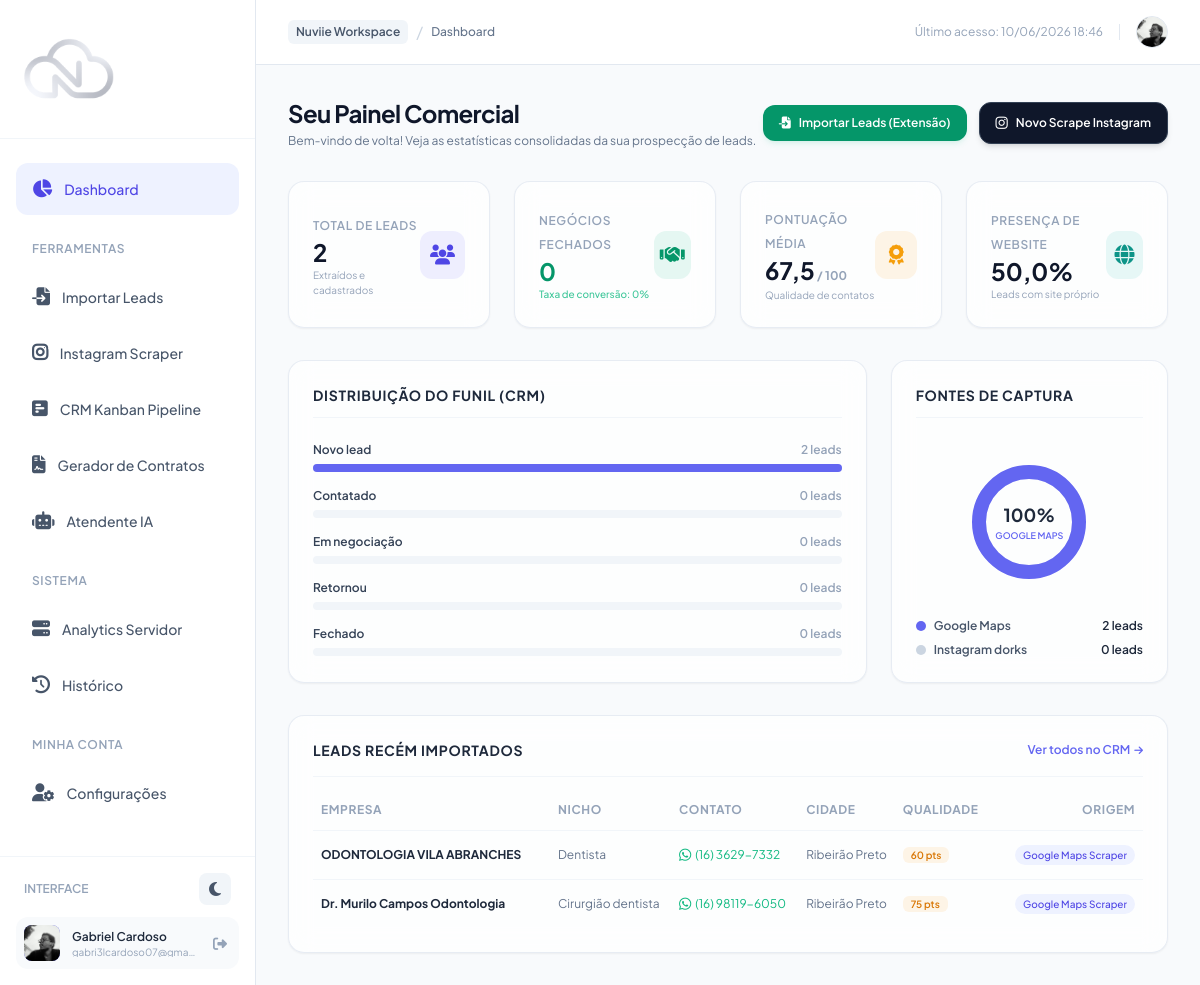
Page /dashboard/ (signed in) on the earlier database version.
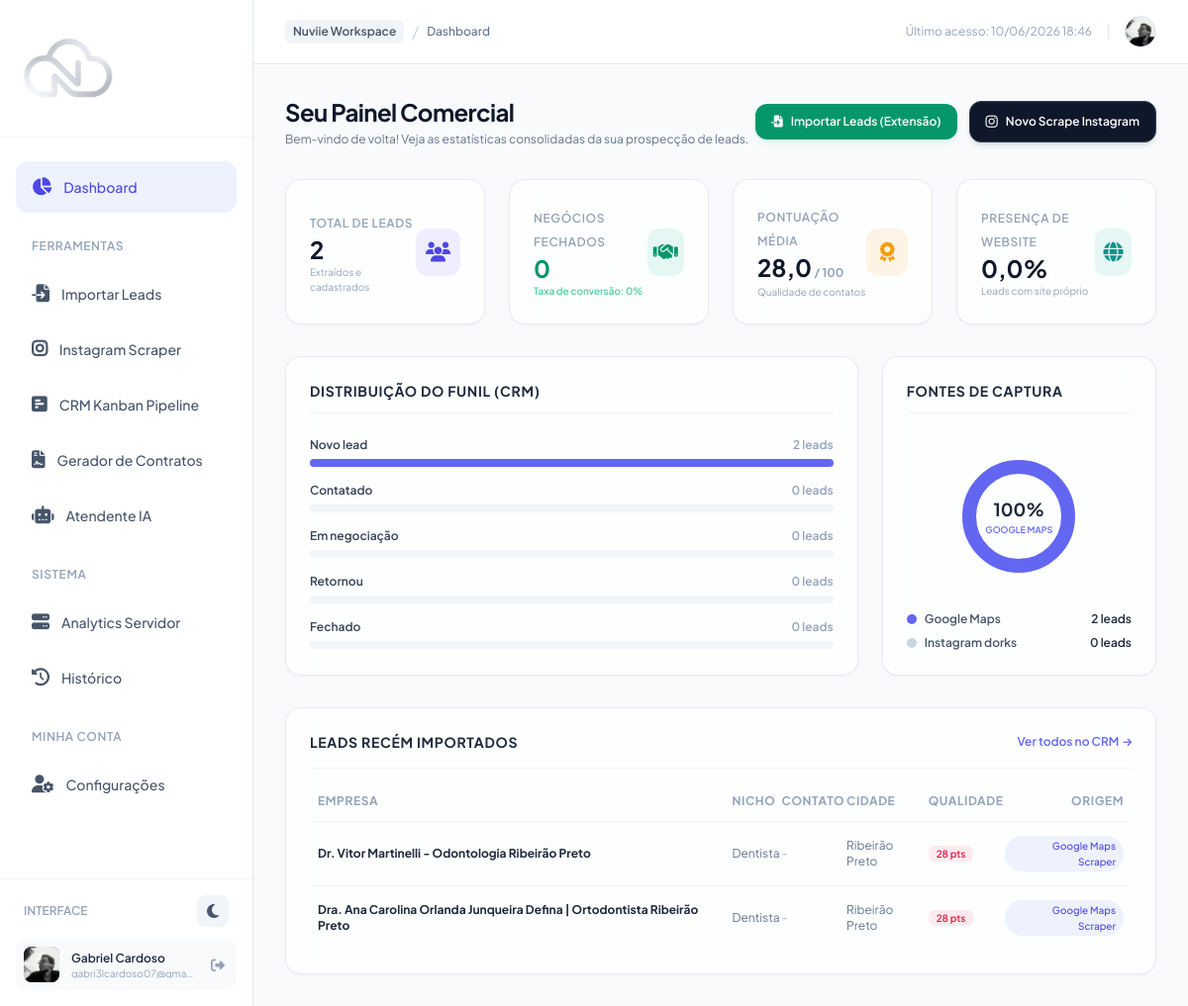
Same page on the later database version.
### leads/models.py (models this page shows, shortened)
class Lead(models.Model):
    STATUS_CHOICES = [
        ('novo', 'Novo Lead'),
        ('contatado', 'Contatado'),
        ('negociacao', 'Em Negociação'),
        ('retornou', 'Retornou'),
        ('fechado', 'Fechado (Ganho)'),
        ('perdido', 'Perdido'),
    ]
    SOURCE_CHOICES = [
        ('google_maps', 'Google Maps Scraper'),
        ('instagram', 'Instagram Scraper'),
    ]
    user = models.ForeignKey(settings.AUTH_USER_MODEL, on_delete=models.CASCADE, related_name='leads')
    name = models.CharField(max_length=255)
    category = models.CharField(max_length=150, blank=True, null=True)
    city = models.CharField(max_length=150, blank=True, null=True)
    phone_number = models.CharField(max_length=50, blank=True, null=True)
    normalized_phone = models.CharField(max_length=30, blank=True, null=True)
    website = models.URLField(max_length=500, blank=True, null=True)
    instagram = models.CharField(max_length=255, blank=True, null=True)
    facebook = models.URLField(max_length=500, blank=True, null=True)
    youtube = models.URLField(max_length=500, blank=True, null=True)
    twitter = models.URLField(max_length=500, blank=True, null=True)
    linkedin = models.URLField(max_length=500, blank=True, null=True)
    WEBSITE_TYPE_CHOICES = [
        ('website', 'Site próprio'),
        ('instagram', 'Link Instagram'),
        ('whatsapp', 'Link WhatsApp'),
        ('facebook', 'Link Facebook'),
        ('youtube', 'Link YouTube'),
        ('linktree', 'Linktree / Bio link'),
        ('other_social', 'Outra rede social'),
    ]
    website_detected_type = models.CharField(
        max_length=20, choices=WEBSITE_TYPE_CHOICES,
        blank=True, null=True,
        verbose_name='Tipo real do link de site'
    )
    bio = models.TextField(blank=True, null=True)
    profile_picture_url = models.URLField(max_length=1000, blank=True, null=True)
    address = models.CharField(max_length=500, blank=True, null=True)
    rating = models.FloatField(blank=True, null=True)
    review_count = models.IntegerField(default=0)
    recent_reviews = models.JSONField(
        blank=True, null=True,
        verbose_name='Avaliações recentes (JSON)',
        help_text='Lista das últimas 10 avaliações do Google Maps'
    )
    business_hours = models.JSONField(
        blank=True, null=True,
        verbose_name='Horários de funcionamento (JSON)',
        help_text='Dict com dias da semana e horários'
    )
    maps_url = models.URLField(max_length=1000, blank=True, null=True, verbose_name='Link Google Maps')
    maps_share_url = models.URLField(
        max_length=500, blank=True, null=True,
        verbose_name='Link curto Google (share.google)'
    )
    price_range = models.CharField(
        max_length=10, blank=True, null=True,
        verbose_name='Faixa de preço ($, $$, $$$)',
        help_text='Ex: $, $$, $$$, $$$$'
    )
    plus_code = models.CharField(
        max_length=20, blank=True, null=True,
        verbose_name='Plus Code',
        help_text='Ex: 5HMG+V3 Ribeirão Preto'
    )
    amenities = models.JSONField(
        blank=True, null=True,
        verbose_name='Amenidades / Atributos',
        help_text='Lista de atributos do lugar: Wi-Fi, estacionamento, acessibilidade etc.'
    )
    total_photos = models.IntegerField(
        blank=True, null=True,
        verbose_name='Total de fotos no Maps'
    )
    source = models.CharField(max_length=30, choices=SOURCE_CHOICES)
    status = models.CharField(max_length=20, choices=STATUS_CHOICES, default='novo')
    quality_score = models.IntegerField(default=0)
    is_verified = models.BooleanField(default=False)
    created_at = models.DateTimeField(auto_now_add=True)
    updated_at = models.DateTimeField(auto_now=True)
    class Meta:
        ordering = ['-created_at']
        indexes = [
            models.Index(fields=['user', 'normalized_phone']),
            models.Index(fields=['user', 'name']),
            models.Index(fields=['status']),
        ]
    def get_whatsapp_link(self):
        if self.normalized_phone:
            return f"https://wa.me/{self.normalized_phone}"
        return None

### leads/views.py (the view)
# urls.py: path('dashboard/', views.dashboard_view, name='dashboard'),
@login_required
def dashboard_view(request):
    user_leads = Lead.objects.filter(user=request.user)
    total_leads = user_leads.count()
    leads_by_status = dict(user_leads.values_list('status').annotate(count=Count('id')))
    novo = leads_by_status.get('novo', 0)
    contatado = leads_by_status.get('contatado', 0)
    negociacao = leads_by_status.get('negociacao', 0)
    retornou = leads_by_status.get('retornou', 0)
    fechado = leads_by_status.get('fechado', 0)
    perdido = leads_by_status.get('perdido', 0)
    avg_quality = user_leads.aggregate(avg=Avg('quality_score'))['avg'] or 0
    avg_quality = round(avg_quality, 1)
    google_maps_count = user_leads.filter(source='google_maps').count()
    instagram_count = user_leads.filter(source='instagram').count()
    leads_with_site = user_leads.exclude(website='').exclude(website__isnull=True).count()
    site_percentage = round((leads_with_site / total_leads * 100), 1) if total_leads > 0 else 0
    maps_dashoffset = 314
    if total_leads > 0:
        maps_dashoffset = int(314 - (314 * (google_maps_count / total_leads)))
    recent_leads = user_leads[:6]
    context = {
        'total_leads': total_leads,
        'novo': novo,
        'contatado': contatado,
        'negociacao': negociacao,
        'retornou': retornou,
        'fechado': fechado,
        'perdido': perdido,
        'avg_quality': avg_quality,
        'google_maps_count': google_maps_count,
        'instagram_count': instagram_count,
        'site_percentage': site_percentage,
        'maps_dashoffset': maps_dashoffset,
        'recent_leads': recent_leads,
        'current_page': 'dashboard'
    }
    return render(request, 'leads/dashboard.html', context)

### templates/leads/dashboard.html (shortened to what the changed rows need)
{% extends 'base.html' %}
{% block content %}
<div class="space-y-8">
    <div class="flex flex-col md:flex-row md:items-center md:justify-between space-y-4 md:space-y-0">
        <div>
            <h1 class="text-2xl font-bold tracking-tight text-slate-900 dark:text-white">Seu Painel Comercial</h1>
        </div>
    </div>
    <div class="grid grid-cols-1 sm:grid-cols-2 lg:grid-cols-4 gap-6">
        <div class="glass-panel rounded-2xl p-6 shadow-sm flex items-center justify-between hover:shadow-md transition">
            <div class="space-y-1">
                <span class="text-xs font-semibold text-slate-400 dark:text-slate-500 uppercase tracking-wider">Pontuação Média</span>
                <h3 class="text-2xl font-bold text-slate-900 dark:text-white leading-none">{{ avg_quality }}<span class="text-xs text-slate-400 dark:text-slate-500"> / 100</span></h3>
                <span class="text-[10px] text-slate-400 block mt-1">Qualidade de contatos</span>
            </div>
        </div>
        <div class="glass-panel rounded-2xl p-6 shadow-sm flex items-center justify-between hover:shadow-md transition">
            <div class="space-y-1">
                <span class="text-xs font-semibold text-slate-400 dark:text-slate-500 uppercase tracking-wider">Presença de Website</span>
                <h3 class="text-2xl font-bold text-slate-900 dark:text-white leading-none">{{ site_percentage }}%</h3>
                <span class="text-[10px] text-slate-400 block mt-1">Leads com site próprio</span>
            </div>
        </div>
    </div>
    <div class="glass-panel rounded-2xl p-6 shadow-sm overflow-hidden">
        {% if recent_leads %}
        <div class="overflow-x-auto">
            <table class="w-full text-left text-xs">
                <thead>
                    <tr class="text-slate-400 dark:text-slate-500 uppercase tracking-wider font-semibold border-b border-slate-100 dark:border-slate-800/80">
                        <th class="pb-3 pl-2">Empresa</th>
                        <th class="pb-3">Nicho</th>
                        <th class="pb-3">Contato</th>
                        <th class="pb-3">Cidade</th>
                        <th class="pb-3">Qualidade</th>
                        <th class="pb-3 text-right pr-2">Origem</th>
                    </tr>
                </thead>
                <tbody class="divide-y divide-slate-100 dark:divide-slate-800/40">
                    {% for lead in recent_leads %}
                    <tr class="hover:bg-slate-50/40 dark:hover:bg-slate-800/20 transition">
                        <td class="py-3.5 pl-2 font-bold text-slate-800 dark:text-slate-200">
                            {{ lead.name }}
                        </td>
                        <td class="py-3.5 text-slate-500 dark:text-slate-400">{{ lead.category|default:"-" }}</td>
                        <td class="py-3.5">
                            {% if lead.normalized_phone %}
                                <a href="{{ lead.get_whatsapp_link }}" target="_blank" class="inline-flex items-center text-emerald-500 hover:underline">
                                    <i class="fa-brands fa-whatsapp mr-1 text-sm"></i>
                                    <span>{{ lead.phone_number }}</span>
                                </a>
                            {% else %}
                                <span class="text-slate-400">-</span>
                            {% endif %}
                        </td>
                        <td class="py-3.5 text-slate-500 dark:text-slate-400">{{ lead.city|default:"-" }}</td>
                        <td class="py-3.5">
                            <span class="px-2 py-0.5 rounded-md font-semibold text-[10px]
                                         {% if lead.quality_score >= 80 %} bg-emerald-500/10 text-emerald-600 dark:text-emerald-400
                                         {% elif lead.quality_score >= 50 %} bg-amber-500/10 text-amber-600 dark:text-amber-400
                                         {% else %} bg-rose-500/10 text-rose-600 dark:text-rose-400 {% endif %}">
                                {{ lead.quality_score }} pts
                            </span>
                        </td>
                        <td class="py-3.5 text-right pr-2">
                            <span class="inline-flex items-center px-2 py-0.5 rounded-full text-[10px] font-medium
                                         {% if lead.source == 'google_maps' %} bg-indigo-50 dark:bg-indigo-950/40 text-indigo-600 dark:text-indigo-400
                                         {% else %} bg-slate-100 dark:bg-slate-800 text-slate-700 dark:text-slate-300 {% endif %}">
                                {{ lead.get_source_display }}
                            </span>
                        </td>
                    </tr>
                    {% endfor %}
                </tbody>
            </table>
        </div>
        {% else %}
        <div class="text-center py-8 text-slate-400 dark:text-slate-500">
            <i class="fa-solid fa-users-slash text-2xl mb-2 block"></i>
            <span class="text-xs">Nenhum lead importado ainda.</span>
        </div>
        {% endif %}
    </div>
</div>
{% endblock %}

Differences in the rows shown:
removed Lead: name "ODONTOLOGIA VILA ABRANCHES", category "Dentista", phone_number "(16) 3629-7332", city "Ribeirão Preto", quality_score "60", source "Google Maps Scraper"
removed Lead: name "Dr. Murilo Campos Odontologia", category "Cirurgião dentista", phone_number "(16) 98119-6050", city "Ribeirão Preto", quality_score "75", source "Google Maps Scraper"
added Lead: name "Dr. Vitor Martinelli - Odontologia Ribeirão Preto", category "Dentista", city "Ribeirão Preto", quality_score "28", source "Google Maps Scraper"
added Lead: name "Dra. Ana Carolina Orlanda Junqueira Defina | Ortodontista Ribeirão Preto", category "Dentista", city "Ribeirão Preto", quality_score "28", source "Google Maps Scraper"
Other differences:
{{ avg_quality }}: "67,5" → "28,0"
{{ site_percentage }}: "50,0" → "0,0"
